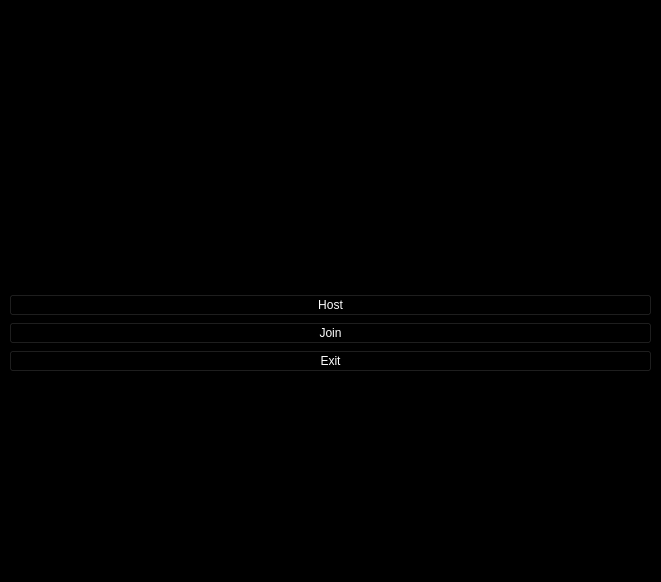
<?xml version="1.0" encoding="UTF-8"?>
<ui version="4.0">
 <class>MainWindow</class>
 <widget class="QMainWindow" name="MainWindow">
  <property name="geometry">
   <rect>
    <x>0</x>
    <y>0</y>
    <width>661</width>
    <height>582</height>
   </rect>
  </property>
  <property name="palette">
   <palette>
    <active>
     <colorrole role="Button">
      <brush brushstyle="SolidPattern">
       <color alpha="255">
        <red>0</red>
        <green>0</green>
        <blue>0</blue>
       </color>
      </brush>
     </colorrole>
     <colorrole role="Window">
      <brush brushstyle="SolidPattern">
       <color alpha="255">
        <red>0</red>
        <green>0</green>
        <blue>0</blue>
       </color>
      </brush>
     </colorrole>
    </active>
    <inactive>
     <colorrole role="Window">
      <brush brushstyle="SolidPattern">
       <color alpha="255">
        <red>0</red>
        <green>0</green>
        <blue>0</blue>
       </color>
      </brush>
     </colorrole>
    </inactive>
    <disabled>
     <colorrole role="Base">
      <brush brushstyle="SolidPattern">
       <color alpha="255">
        <red>0</red>
        <green>0</green>
        <blue>0</blue>
       </color>
      </brush>
     </colorrole>
     <colorrole role="Window">
      <brush brushstyle="SolidPattern">
       <color alpha="255">
        <red>0</red>
        <green>0</green>
        <blue>0</blue>
       </color>
      </brush>
     </colorrole>
    </disabled>
   </palette>
  </property>
  <property name="windowTitle">
   <string>MainWindow</string>
  </property>
  <widget class="QWidget" name="centralwidget">
   <property name="palette">
    <palette>
     <active>
      <colorrole role="Text">
       <brush brushstyle="SolidPattern">
        <color alpha="255">
         <red>255</red>
         <green>255</green>
         <blue>255</blue>
        </color>
       </brush>
      </colorrole>
      <colorrole role="ButtonText">
       <brush brushstyle="SolidPattern">
        <color alpha="255">
         <red>255</red>
         <green>255</green>
         <blue>255</blue>
        </color>
       </brush>
      </colorrole>
     </active>
     <inactive>
      <colorrole role="Text">
       <brush brushstyle="SolidPattern">
        <color alpha="255">
         <red>255</red>
         <green>255</green>
         <blue>255</blue>
        </color>
       </brush>
      </colorrole>
      <colorrole role="ButtonText">
       <brush brushstyle="SolidPattern">
        <color alpha="255">
         <red>255</red>
         <green>255</green>
         <blue>255</blue>
        </color>
       </brush>
      </colorrole>
     </inactive>
     <disabled/>
    </palette>
   </property>
   <layout class="QVBoxLayout" name="verticalLayout_2">
    <item>
     <layout class="QHBoxLayout" name="horizontalLayout">
      <item>
       <widget class="QLabel" name="label">
        <property name="text">
         <string/>
        </property>
        <property name="scaledContents">
         <bool>false</bool>
        </property>
       </widget>
      </item>
     </layout>
    </item>
    <item>
     <layout class="QVBoxLayout" name="verticalLayout">
      <item>
       <widget class="QPushButton" name="pushButtonHost">
        <property name="palette">
         <palette>
          <active>
           <colorrole role="WindowText">
            <brush brushstyle="SolidPattern">
             <color alpha="255">
              <red>255</red>
              <green>255</green>
              <blue>255</blue>
             </color>
            </brush>
           </colorrole>
           <colorrole role="Button">
            <brush brushstyle="SolidPattern">
             <color alpha="255">
              <red>0</red>
              <green>0</green>
              <blue>0</blue>
             </color>
            </brush>
           </colorrole>
           <colorrole role="Light">
            <brush brushstyle="SolidPattern">
             <color alpha="255">
              <red>0</red>
              <green>0</green>
              <blue>0</blue>
             </color>
            </brush>
           </colorrole>
           <colorrole role="Midlight">
            <brush brushstyle="SolidPattern">
             <color alpha="255">
              <red>0</red>
              <green>0</green>
              <blue>0</blue>
             </color>
            </brush>
           </colorrole>
           <colorrole role="Dark">
            <brush brushstyle="SolidPattern">
             <color alpha="255">
              <red>0</red>
              <green>0</green>
              <blue>0</blue>
             </color>
            </brush>
           </colorrole>
           <colorrole role="Mid">
            <brush brushstyle="SolidPattern">
             <color alpha="255">
              <red>0</red>
              <green>0</green>
              <blue>0</blue>
             </color>
            </brush>
           </colorrole>
           <colorrole role="Text">
            <brush brushstyle="SolidPattern">
             <color alpha="255">
              <red>255</red>
              <green>255</green>
              <blue>255</blue>
             </color>
            </brush>
           </colorrole>
           <colorrole role="ButtonText">
            <brush brushstyle="SolidPattern">
             <color alpha="255">
              <red>255</red>
              <green>255</green>
              <blue>255</blue>
             </color>
            </brush>
           </colorrole>
           <colorrole role="Base">
            <brush brushstyle="SolidPattern">
             <color alpha="255">
              <red>0</red>
              <green>0</green>
              <blue>0</blue>
             </color>
            </brush>
           </colorrole>
           <colorrole role="Window">
            <brush brushstyle="SolidPattern">
             <color alpha="255">
              <red>0</red>
              <green>0</green>
              <blue>0</blue>
             </color>
            </brush>
           </colorrole>
           <colorrole role="PlaceholderText">
            <brush brushstyle="SolidPattern">
             <color alpha="128">
              <red>255</red>
              <green>255</green>
              <blue>255</blue>
             </color>
            </brush>
           </colorrole>
          </active>
          <inactive>
           <colorrole role="WindowText">
            <brush brushstyle="SolidPattern">
             <color alpha="255">
              <red>255</red>
              <green>255</green>
              <blue>255</blue>
             </color>
            </brush>
           </colorrole>
           <colorrole role="Button">
            <brush brushstyle="SolidPattern">
             <color alpha="255">
              <red>0</red>
              <green>0</green>
              <blue>0</blue>
             </color>
            </brush>
           </colorrole>
           <colorrole role="Light">
            <brush brushstyle="SolidPattern">
             <color alpha="255">
              <red>0</red>
              <green>0</green>
              <blue>0</blue>
             </color>
            </brush>
           </colorrole>
           <colorrole role="Midlight">
            <brush brushstyle="SolidPattern">
             <color alpha="255">
              <red>0</red>
              <green>0</green>
              <blue>0</blue>
             </color>
            </brush>
           </colorrole>
           <colorrole role="Dark">
            <brush brushstyle="SolidPattern">
             <color alpha="255">
              <red>0</red>
              <green>0</green>
              <blue>0</blue>
             </color>
            </brush>
           </colorrole>
           <colorrole role="Mid">
            <brush brushstyle="SolidPattern">
             <color alpha="255">
              <red>0</red>
              <green>0</green>
              <blue>0</blue>
             </color>
            </brush>
           </colorrole>
           <colorrole role="Text">
            <brush brushstyle="SolidPattern">
             <color alpha="255">
              <red>255</red>
              <green>255</green>
              <blue>255</blue>
             </color>
            </brush>
           </colorrole>
           <colorrole role="ButtonText">
            <brush brushstyle="SolidPattern">
             <color alpha="255">
              <red>255</red>
              <green>255</green>
              <blue>255</blue>
             </color>
            </brush>
           </colorrole>
           <colorrole role="Base">
            <brush brushstyle="SolidPattern">
             <color alpha="255">
              <red>0</red>
              <green>0</green>
              <blue>0</blue>
             </color>
            </brush>
           </colorrole>
           <colorrole role="Window">
            <brush brushstyle="SolidPattern">
             <color alpha="255">
              <red>0</red>
              <green>0</green>
              <blue>0</blue>
             </color>
            </brush>
           </colorrole>
           <colorrole role="PlaceholderText">
            <brush brushstyle="SolidPattern">
             <color alpha="128">
              <red>255</red>
              <green>255</green>
              <blue>255</blue>
             </color>
            </brush>
           </colorrole>
          </inactive>
          <disabled>
           <colorrole role="WindowText">
            <brush brushstyle="SolidPattern">
             <color alpha="255">
              <red>0</red>
              <green>0</green>
              <blue>0</blue>
             </color>
            </brush>
           </colorrole>
           <colorrole role="Button">
            <brush brushstyle="SolidPattern">
             <color alpha="255">
              <red>0</red>
              <green>0</green>
              <blue>0</blue>
             </color>
            </brush>
           </colorrole>
           <colorrole role="Light">
            <brush brushstyle="SolidPattern">
             <color alpha="255">
              <red>0</red>
              <green>0</green>
              <blue>0</blue>
             </color>
            </brush>
           </colorrole>
           <colorrole role="Midlight">
            <brush brushstyle="SolidPattern">
             <color alpha="255">
              <red>0</red>
              <green>0</green>
              <blue>0</blue>
             </color>
            </brush>
           </colorrole>
           <colorrole role="Dark">
            <brush brushstyle="SolidPattern">
             <color alpha="255">
              <red>0</red>
              <green>0</green>
              <blue>0</blue>
             </color>
            </brush>
           </colorrole>
           <colorrole role="Mid">
            <brush brushstyle="SolidPattern">
             <color alpha="255">
              <red>0</red>
              <green>0</green>
              <blue>0</blue>
             </color>
            </brush>
           </colorrole>
           <colorrole role="Text">
            <brush brushstyle="SolidPattern">
             <color alpha="255">
              <red>0</red>
              <green>0</green>
              <blue>0</blue>
             </color>
            </brush>
           </colorrole>
           <colorrole role="ButtonText">
            <brush brushstyle="SolidPattern">
             <color alpha="255">
              <red>0</red>
              <green>0</green>
              <blue>0</blue>
             </color>
            </brush>
           </colorrole>
           <colorrole role="Base">
            <brush brushstyle="SolidPattern">
             <color alpha="255">
              <red>0</red>
              <green>0</green>
              <blue>0</blue>
             </color>
            </brush>
           </colorrole>
           <colorrole role="Window">
            <brush brushstyle="SolidPattern">
             <color alpha="255">
              <red>0</red>
              <green>0</green>
              <blue>0</blue>
             </color>
            </brush>
           </colorrole>
           <colorrole role="PlaceholderText">
            <brush brushstyle="SolidPattern">
             <color alpha="128">
              <red>255</red>
              <green>255</green>
              <blue>255</blue>
             </color>
            </brush>
           </colorrole>
          </disabled>
         </palette>
        </property>
        <property name="mouseTracking">
         <bool>false</bool>
        </property>
        <property name="styleSheet">
         <string notr="true">background-color:rgb(0, 0, 0);
color:rgb(255, 255, 255);</string>
        </property>
        <property name="text">
         <string>Host</string>
        </property>
       </widget>
      </item>
      <item>
       <widget class="QPushButton" name="pushButtonJoin">
        <property name="palette">
         <palette>
          <active>
           <colorrole role="WindowText">
            <brush brushstyle="SolidPattern">
             <color alpha="255">
              <red>255</red>
              <green>255</green>
              <blue>255</blue>
             </color>
            </brush>
           </colorrole>
           <colorrole role="Button">
            <brush brushstyle="SolidPattern">
             <color alpha="255">
              <red>0</red>
              <green>0</green>
              <blue>0</blue>
             </color>
            </brush>
           </colorrole>
           <colorrole role="Light">
            <brush brushstyle="SolidPattern">
             <color alpha="255">
              <red>0</red>
              <green>0</green>
              <blue>0</blue>
             </color>
            </brush>
           </colorrole>
           <colorrole role="Midlight">
            <brush brushstyle="SolidPattern">
             <color alpha="255">
              <red>0</red>
              <green>0</green>
              <blue>0</blue>
             </color>
            </brush>
           </colorrole>
           <colorrole role="Dark">
            <brush brushstyle="SolidPattern">
             <color alpha="255">
              <red>0</red>
              <green>0</green>
              <blue>0</blue>
             </color>
            </brush>
           </colorrole>
           <colorrole role="Mid">
            <brush brushstyle="SolidPattern">
             <color alpha="255">
              <red>0</red>
              <green>0</green>
              <blue>0</blue>
             </color>
            </brush>
           </colorrole>
           <colorrole role="Text">
            <brush brushstyle="SolidPattern">
             <color alpha="255">
              <red>255</red>
              <green>255</green>
              <blue>255</blue>
             </color>
            </brush>
           </colorrole>
           <colorrole role="ButtonText">
            <brush brushstyle="SolidPattern">
             <color alpha="255">
              <red>255</red>
              <green>255</green>
              <blue>255</blue>
             </color>
            </brush>
           </colorrole>
           <colorrole role="Base">
            <brush brushstyle="SolidPattern">
             <color alpha="255">
              <red>0</red>
              <green>0</green>
              <blue>0</blue>
             </color>
            </brush>
           </colorrole>
           <colorrole role="Window">
            <brush brushstyle="SolidPattern">
             <color alpha="255">
              <red>0</red>
              <green>0</green>
              <blue>0</blue>
             </color>
            </brush>
           </colorrole>
           <colorrole role="PlaceholderText">
            <brush brushstyle="SolidPattern">
             <color alpha="128">
              <red>255</red>
              <green>255</green>
              <blue>255</blue>
             </color>
            </brush>
           </colorrole>
          </active>
          <inactive>
           <colorrole role="WindowText">
            <brush brushstyle="SolidPattern">
             <color alpha="255">
              <red>255</red>
              <green>255</green>
              <blue>255</blue>
             </color>
            </brush>
           </colorrole>
           <colorrole role="Button">
            <brush brushstyle="SolidPattern">
             <color alpha="255">
              <red>0</red>
              <green>0</green>
              <blue>0</blue>
             </color>
            </brush>
           </colorrole>
           <colorrole role="Light">
            <brush brushstyle="SolidPattern">
             <color alpha="255">
              <red>0</red>
              <green>0</green>
              <blue>0</blue>
             </color>
            </brush>
           </colorrole>
           <colorrole role="Midlight">
            <brush brushstyle="SolidPattern">
             <color alpha="255">
              <red>0</red>
              <green>0</green>
              <blue>0</blue>
             </color>
            </brush>
           </colorrole>
           <colorrole role="Dark">
            <brush brushstyle="SolidPattern">
             <color alpha="255">
              <red>0</red>
              <green>0</green>
              <blue>0</blue>
             </color>
            </brush>
           </colorrole>
           <colorrole role="Mid">
            <brush brushstyle="SolidPattern">
             <color alpha="255">
              <red>0</red>
              <green>0</green>
              <blue>0</blue>
             </color>
            </brush>
           </colorrole>
           <colorrole role="Text">
            <brush brushstyle="SolidPattern">
             <color alpha="255">
              <red>255</red>
              <green>255</green>
              <blue>255</blue>
             </color>
            </brush>
           </colorrole>
           <colorrole role="ButtonText">
            <brush brushstyle="SolidPattern">
             <color alpha="255">
              <red>255</red>
              <green>255</green>
              <blue>255</blue>
             </color>
            </brush>
           </colorrole>
           <colorrole role="Base">
            <brush brushstyle="SolidPattern">
             <color alpha="255">
              <red>0</red>
              <green>0</green>
              <blue>0</blue>
             </color>
            </brush>
           </colorrole>
           <colorrole role="Window">
            <brush brushstyle="SolidPattern">
             <color alpha="255">
              <red>0</red>
              <green>0</green>
              <blue>0</blue>
             </color>
            </brush>
           </colorrole>
           <colorrole role="PlaceholderText">
            <brush brushstyle="SolidPattern">
             <color alpha="128">
              <red>255</red>
              <green>255</green>
              <blue>255</blue>
             </color>
            </brush>
           </colorrole>
          </inactive>
          <disabled>
           <colorrole role="WindowText">
            <brush brushstyle="SolidPattern">
             <color alpha="255">
              <red>0</red>
              <green>0</green>
              <blue>0</blue>
             </color>
            </brush>
           </colorrole>
           <colorrole role="Button">
            <brush brushstyle="SolidPattern">
             <color alpha="255">
              <red>0</red>
              <green>0</green>
              <blue>0</blue>
             </color>
            </brush>
           </colorrole>
           <colorrole role="Light">
            <brush brushstyle="SolidPattern">
             <color alpha="255">
              <red>0</red>
              <green>0</green>
              <blue>0</blue>
             </color>
            </brush>
           </colorrole>
           <colorrole role="Midlight">
            <brush brushstyle="SolidPattern">
             <color alpha="255">
              <red>0</red>
              <green>0</green>
              <blue>0</blue>
             </color>
            </brush>
           </colorrole>
           <colorrole role="Dark">
            <brush brushstyle="SolidPattern">
             <color alpha="255">
              <red>0</red>
              <green>0</green>
              <blue>0</blue>
             </color>
            </brush>
           </colorrole>
           <colorrole role="Mid">
            <brush brushstyle="SolidPattern">
             <color alpha="255">
              <red>0</red>
              <green>0</green>
              <blue>0</blue>
             </color>
            </brush>
           </colorrole>
           <colorrole role="Text">
            <brush brushstyle="SolidPattern">
             <color alpha="255">
              <red>0</red>
              <green>0</green>
              <blue>0</blue>
             </color>
            </brush>
           </colorrole>
           <colorrole role="ButtonText">
            <brush brushstyle="SolidPattern">
             <color alpha="255">
              <red>0</red>
              <green>0</green>
              <blue>0</blue>
             </color>
            </brush>
           </colorrole>
           <colorrole role="Base">
            <brush brushstyle="SolidPattern">
             <color alpha="255">
              <red>0</red>
              <green>0</green>
              <blue>0</blue>
             </color>
            </brush>
           </colorrole>
           <colorrole role="Window">
            <brush brushstyle="SolidPattern">
             <color alpha="255">
              <red>0</red>
              <green>0</green>
              <blue>0</blue>
             </color>
            </brush>
           </colorrole>
           <colorrole role="PlaceholderText">
            <brush brushstyle="SolidPattern">
             <color alpha="128">
              <red>255</red>
              <green>255</green>
              <blue>255</blue>
             </color>
            </brush>
           </colorrole>
          </disabled>
         </palette>
        </property>
        <property name="mouseTracking">
         <bool>false</bool>
        </property>
        <property name="styleSheet">
         <string notr="true">background-color:rgb(0, 0, 0);
color:rgb(255, 255, 255);</string>
        </property>
        <property name="text">
         <string>Join</string>
        </property>
       </widget>
      </item>
      <item>
       <widget class="QPushButton" name="pushButtonClose">
        <property name="palette">
         <palette>
          <active>
           <colorrole role="WindowText">
            <brush brushstyle="SolidPattern">
             <color alpha="255">
              <red>255</red>
              <green>255</green>
              <blue>255</blue>
             </color>
            </brush>
           </colorrole>
           <colorrole role="Button">
            <brush brushstyle="SolidPattern">
             <color alpha="255">
              <red>0</red>
              <green>0</green>
              <blue>0</blue>
             </color>
            </brush>
           </colorrole>
           <colorrole role="Light">
            <brush brushstyle="SolidPattern">
             <color alpha="255">
              <red>0</red>
              <green>0</green>
              <blue>0</blue>
             </color>
            </brush>
           </colorrole>
           <colorrole role="Midlight">
            <brush brushstyle="SolidPattern">
             <color alpha="255">
              <red>0</red>
              <green>0</green>
              <blue>0</blue>
             </color>
            </brush>
           </colorrole>
           <colorrole role="Dark">
            <brush brushstyle="SolidPattern">
             <color alpha="255">
              <red>0</red>
              <green>0</green>
              <blue>0</blue>
             </color>
            </brush>
           </colorrole>
           <colorrole role="Mid">
            <brush brushstyle="SolidPattern">
             <color alpha="255">
              <red>0</red>
              <green>0</green>
              <blue>0</blue>
             </color>
            </brush>
           </colorrole>
           <colorrole role="Text">
            <brush brushstyle="SolidPattern">
             <color alpha="255">
              <red>255</red>
              <green>255</green>
              <blue>255</blue>
             </color>
            </brush>
           </colorrole>
           <colorrole role="ButtonText">
            <brush brushstyle="SolidPattern">
             <color alpha="255">
              <red>255</red>
              <green>255</green>
              <blue>255</blue>
             </color>
            </brush>
           </colorrole>
           <colorrole role="Base">
            <brush brushstyle="SolidPattern">
             <color alpha="255">
              <red>0</red>
              <green>0</green>
              <blue>0</blue>
             </color>
            </brush>
           </colorrole>
           <colorrole role="Window">
            <brush brushstyle="SolidPattern">
             <color alpha="255">
              <red>0</red>
              <green>0</green>
              <blue>0</blue>
             </color>
            </brush>
           </colorrole>
           <colorrole role="PlaceholderText">
            <brush brushstyle="SolidPattern">
             <color alpha="128">
              <red>255</red>
              <green>255</green>
              <blue>255</blue>
             </color>
            </brush>
           </colorrole>
          </active>
          <inactive>
           <colorrole role="WindowText">
            <brush brushstyle="SolidPattern">
             <color alpha="255">
              <red>255</red>
              <green>255</green>
              <blue>255</blue>
             </color>
            </brush>
           </colorrole>
           <colorrole role="Button">
            <brush brushstyle="SolidPattern">
             <color alpha="255">
              <red>0</red>
              <green>0</green>
              <blue>0</blue>
             </color>
            </brush>
           </colorrole>
           <colorrole role="Light">
            <brush brushstyle="SolidPattern">
             <color alpha="255">
              <red>0</red>
              <green>0</green>
              <blue>0</blue>
             </color>
            </brush>
           </colorrole>
           <colorrole role="Midlight">
            <brush brushstyle="SolidPattern">
             <color alpha="255">
              <red>0</red>
              <green>0</green>
              <blue>0</blue>
             </color>
            </brush>
           </colorrole>
           <colorrole role="Dark">
            <brush brushstyle="SolidPattern">
             <color alpha="255">
              <red>0</red>
              <green>0</green>
              <blue>0</blue>
             </color>
            </brush>
           </colorrole>
           <colorrole role="Mid">
            <brush brushstyle="SolidPattern">
             <color alpha="255">
              <red>0</red>
              <green>0</green>
              <blue>0</blue>
             </color>
            </brush>
           </colorrole>
           <colorrole role="Text">
            <brush brushstyle="SolidPattern">
             <color alpha="255">
              <red>255</red>
              <green>255</green>
              <blue>255</blue>
             </color>
            </brush>
           </colorrole>
           <colorrole role="ButtonText">
            <brush brushstyle="SolidPattern">
             <color alpha="255">
              <red>255</red>
              <green>255</green>
              <blue>255</blue>
             </color>
            </brush>
           </colorrole>
           <colorrole role="Base">
            <brush brushstyle="SolidPattern">
             <color alpha="255">
              <red>0</red>
              <green>0</green>
              <blue>0</blue>
             </color>
            </brush>
           </colorrole>
           <colorrole role="Window">
            <brush brushstyle="SolidPattern">
             <color alpha="255">
              <red>0</red>
              <green>0</green>
              <blue>0</blue>
             </color>
            </brush>
           </colorrole>
           <colorrole role="PlaceholderText">
            <brush brushstyle="SolidPattern">
             <color alpha="128">
              <red>255</red>
              <green>255</green>
              <blue>255</blue>
             </color>
            </brush>
           </colorrole>
          </inactive>
          <disabled>
           <colorrole role="WindowText">
            <brush brushstyle="SolidPattern">
             <color alpha="255">
              <red>0</red>
              <green>0</green>
              <blue>0</blue>
             </color>
            </brush>
           </colorrole>
           <colorrole role="Button">
            <brush brushstyle="SolidPattern">
             <color alpha="255">
              <red>0</red>
              <green>0</green>
              <blue>0</blue>
             </color>
            </brush>
           </colorrole>
           <colorrole role="Light">
            <brush brushstyle="SolidPattern">
             <color alpha="255">
              <red>0</red>
              <green>0</green>
              <blue>0</blue>
             </color>
            </brush>
           </colorrole>
           <colorrole role="Midlight">
            <brush brushstyle="SolidPattern">
             <color alpha="255">
              <red>0</red>
              <green>0</green>
              <blue>0</blue>
             </color>
            </brush>
           </colorrole>
           <colorrole role="Dark">
            <brush brushstyle="SolidPattern">
             <color alpha="255">
              <red>0</red>
              <green>0</green>
              <blue>0</blue>
             </color>
            </brush>
           </colorrole>
           <colorrole role="Mid">
            <brush brushstyle="SolidPattern">
             <color alpha="255">
              <red>0</red>
              <green>0</green>
              <blue>0</blue>
             </color>
            </brush>
           </colorrole>
           <colorrole role="Text">
            <brush brushstyle="SolidPattern">
             <color alpha="255">
              <red>0</red>
              <green>0</green>
              <blue>0</blue>
             </color>
            </brush>
           </colorrole>
           <colorrole role="ButtonText">
            <brush brushstyle="SolidPattern">
             <color alpha="255">
              <red>0</red>
              <green>0</green>
              <blue>0</blue>
             </color>
            </brush>
           </colorrole>
           <colorrole role="Base">
            <brush brushstyle="SolidPattern">
             <color alpha="255">
              <red>0</red>
              <green>0</green>
              <blue>0</blue>
             </color>
            </brush>
           </colorrole>
           <colorrole role="Window">
            <brush brushstyle="SolidPattern">
             <color alpha="255">
              <red>0</red>
              <green>0</green>
              <blue>0</blue>
             </color>
            </brush>
           </colorrole>
           <colorrole role="PlaceholderText">
            <brush brushstyle="SolidPattern">
             <color alpha="128">
              <red>255</red>
              <green>255</green>
              <blue>255</blue>
             </color>
            </brush>
           </colorrole>
          </disabled>
         </palette>
        </property>
        <property name="mouseTracking">
         <bool>false</bool>
        </property>
        <property name="styleSheet">
         <string notr="true">background-color:rgb(0, 0, 0);
color:rgb(255, 255, 255);</string>
        </property>
        <property name="text">
         <string>Exit</string>
        </property>
       </widget>
      </item>
      <item>
       <widget class="QFrame" name="frame">
        <property name="frameShape">
         <enum>QFrame::StyledPanel</enum>
        </property>
        <property name="frameShadow">
         <enum>QFrame::Raised</enum>
        </property>
       </widget>
      </item>
     </layout>
    </item>
   </layout>
  </widget>
 </widget>
 <resources/>
 <connections>
  <connection>
   <sender>pushButtonClose</sender>
   <signal>clicked()</signal>
   <receiver>MainWindow</receiver>
   <slot>close()</slot>
   <hints>
    <hint type="sourcelabel">
     <x>388</x>
     <y>378</y>
    </hint>
    <hint type="destinationlabel">
     <x>735</x>
     <y>117</y>
    </hint>
   </hints>
  </connection>
  <connection>
   <sender>pushButtonHost</sender>
   <signal>clicked()</signal>
   <receiver>MainWindow</receiver>
   <slot>hostButtonClicked()</slot>
   <hints>
    <hint type="sourcelabel">
     <x>223</x>
     <y>296</y>
    </hint>
    <hint type="destinationlabel">
     <x>115</x>
     <y>242</y>
    </hint>
   </hints>
  </connection>
  <connection>
   <sender>pushButtonJoin</sender>
   <signal>clicked()</signal>
   <receiver>MainWindow</receiver>
   <slot>joinButtonClicked()</slot>
   <hints>
    <hint type="sourcelabel">
     <x>264</x>
     <y>338</y>
    </hint>
    <hint type="destinationlabel">
     <x>250</x>
     <y>289</y>
    </hint>
   </hints>
  </connection>
 </connections>
 <slots>
  <slot>hostButtonClicked()</slot>
  <slot>joinButtonClicked()</slot>
 </slots>
</ui>
